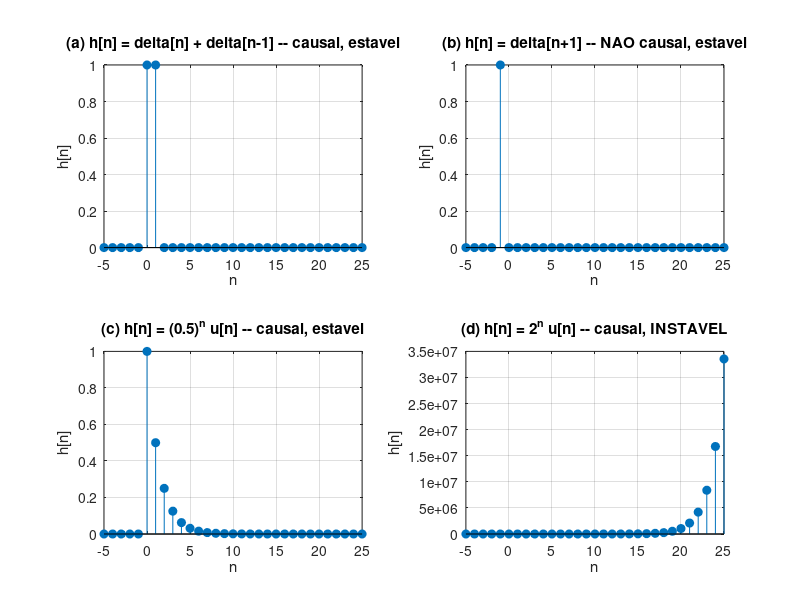

The MATLAB source for this figure:
% =====================================================================
% Atividade 6 - Analise de estabilidade e causalidade
%
% Sistemas:
%   a) y[n] = x[n] + x[n-1]            (FIR de 2 amostras)
%   b) y[n] = x[n+1]                   (antecipa a entrada)
%   c) h[n] = (0.5)^n * u[n]           (IIR estavel)
%   d) h[n] = 2^n * u[n]               (IIR instavel)
%
% Para cada caso, gera h[n] e verifica numericamente:
%   - causalidade: h[n] = 0 para n < 0 ?
%   - estabilidade: soma |h[n]| finita ?
% =====================================================================

% Vetor de tempo amplo (cobre n negativo e positivo)
n = -5:25;
N = length(n);

% ---------- (a) y[n] = x[n] + x[n-1] ----------
% h[n] = delta[n] + delta[n-1]
ha = zeros(1, N);
ha(n == 0)  = 1;
ha(n == 1)  = 1;

% ---------- (b) y[n] = x[n+1] ----------
% h[n] = delta[n+1]
hb = zeros(1, N);
hb(n == -1) = 1;

% ---------- (c) h[n] = (0.5)^n u[n] ----------
hc = zeros(1, N);
mask = n >= 0;
hc(mask) = 0.5 .^ n(mask);

% ---------- (d) h[n] = 2^n u[n] ----------
hd = zeros(1, N);
hd(mask) = 2 .^ n(mask);

% ---------- Funcao de avaliacao ----------
nomes  = {'(a) x[n]+x[n-1]', '(b) x[n+1]', '(c) (0.5)^n u[n]', '(d) 2^n u[n]'};
sistemas = {ha, hb, hc, hd};

disp('Sistema                | Causal | Estavel | Soma |h[n]|');
disp('-----------------------+--------+---------+----------------');
for k = 1:length(sistemas)
    h = sistemas{k};
    causal = all(h(n < 0) == 0);
    soma = sum(abs(h));
    estavel = soma < 1e6;            % limite numerico para considerar finito

    if causal,  c = 'SIM   '; else, c = 'NAO   '; end
    if estavel, e = 'SIM    '; else, e = 'NAO    '; end
    fprintf('%-22s | %s | %s | %g\n', nomes{k}, c, e, soma);
end

disp(' ');
disp('Observacao: o sistema (d) cresce ilimitadamente -> a soma diverge.');
disp('Numericamente, sum(2^n) cresce explosivamente (>> 1e6).');

% ---------- Visualizacao ----------
figure('Name', 'Atividade 6 - Respostas ao impulso');

subplot(2,2,1);
stem(n, ha, 'filled'); grid on;
title('(a) h[n] = delta[n] + delta[n-1] -- causal, estavel');
xlabel('n'); ylabel('h[n]');

subplot(2,2,2);
stem(n, hb, 'filled'); grid on;
title('(b) h[n] = delta[n+1] -- NAO causal, estavel');
xlabel('n'); ylabel('h[n]');

subplot(2,2,3);
stem(n, hc, 'filled'); grid on;
title('(c) h[n] = (0.5)^n u[n] -- causal, estavel');
xlabel('n'); ylabel('h[n]');

subplot(2,2,4);
stem(n, hd, 'filled'); grid on;
title('(d) h[n] = 2^n u[n] -- causal, INSTAVEL');
xlabel('n'); ylabel('h[n]');
